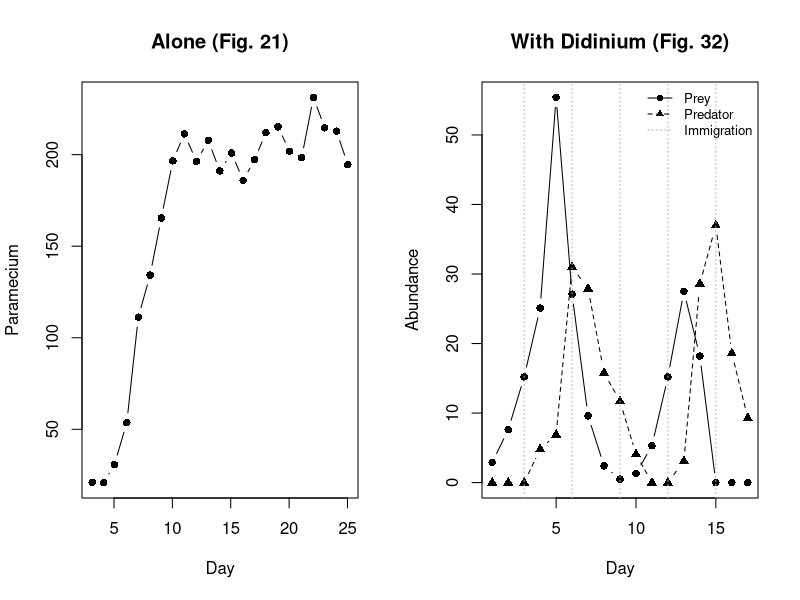
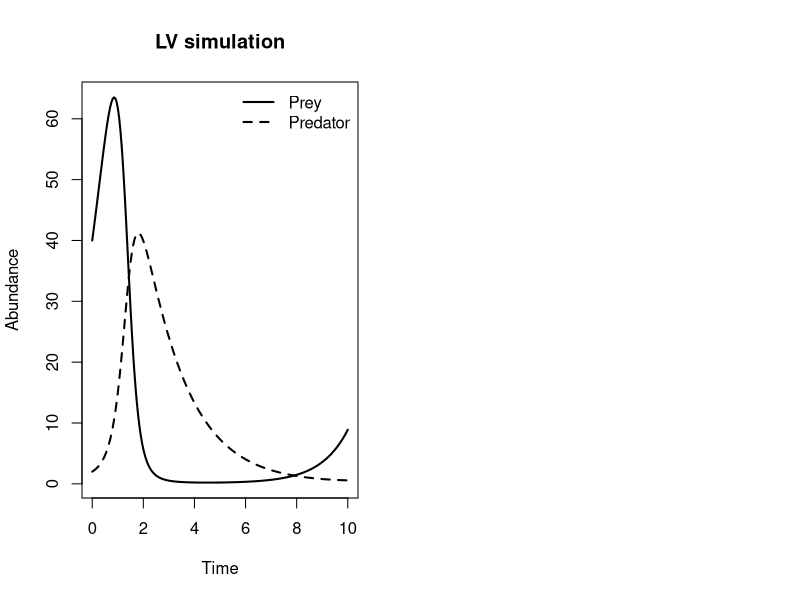

Recreate these plots in R, in order.
## ---- chunk 1
alone <- read.csv("data/paramecium_alone.csv")
both <- read.csv("data/paramecium_with_didinium.csv")

par(mfrow = c(1, 2))
plot(alone$day, alone$paramecium, type = "b", pch = 16,
     xlab = "Day", ylab = "Paramecium", main = "Alone (Fig. 21)")
plot(both$day, both$paramecium, type = "b", pch = 16,
     xlab = "Day", ylab = "Abundance", main = "With Didinium (Fig. 32)")
lines(both$day, both$didinium, type = "b", pch = 17, lty = 2)
imm <- both$day[both$immigration == "y"]
abline(v = imm, col = "grey70", lty = 3)
legend("topright", c("Prey", "Predator", "Immigration"),
       pch = c(16, 17, NA), lty = c(1, 2, 3), col = c("black", "black", "grey70"),
       bty = "n", cex = 0.8)
## ---- chunk 2
next_state <- function(N, P, r, a, b, m, dt) {
  dN <- (r * N - a * N * P) * dt
  dP <- (b * a * N * P - m * P) * dt
  c(N = max(N + dN, 0), P = max(P + dP, 0))
}

## try one step
next_state(N = 40, P = 2, r = 1.0, a = 0.1, b = 0.5, m = 0.6, dt = 0.05)
## ---- chunk 3
T <- 200
dt <- 0.05
N <- numeric(T + 1)
P <- numeric(T + 1)
N[1] <- 40
P[1] <- 2

r <- 1.0
a <- 0.1
b <- 0.5
m <- 0.6

for (t in 1:T) {
  out <- next_state(N[t], P[t], r, a, b, m, dt)
  N[t + 1] <- out["N"]
  P[t + 1] <- out["P"]
}

time <- 0:T * dt
plot(time, N, type = "l", lwd = 2, xlab = "Time", ylab = "Abundance",
     main = "LV simulation")
lines(time, P, lwd = 2, lty = 2)
legend("topright", c("Prey", "Predator"), lty = 1:2, lwd = 2, bty = "n")
